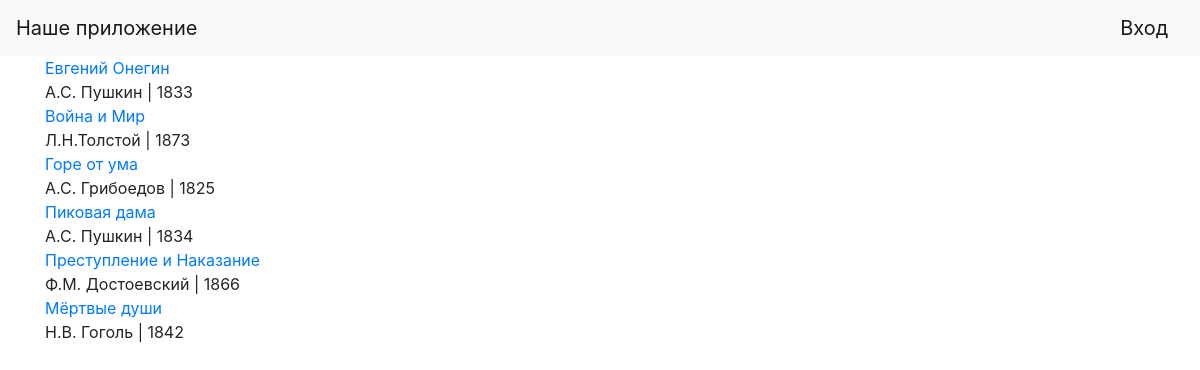
/my_books, run on an earlier commit of the app's database.
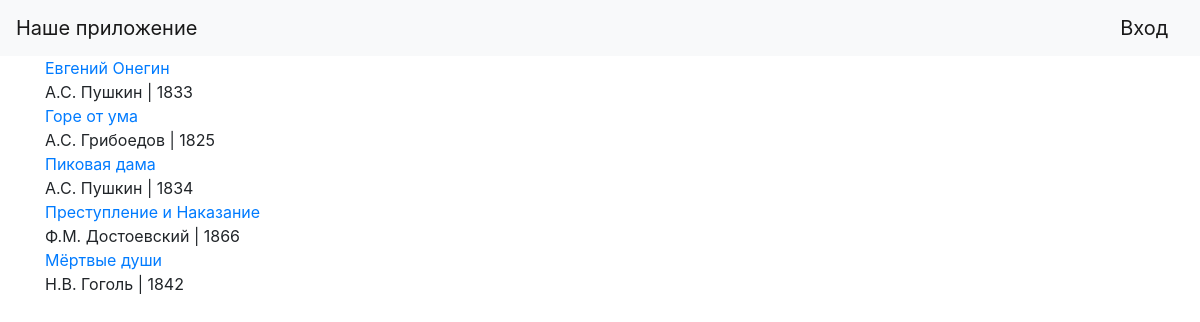
And on a later commit of the database.
### tables this page shows
CREATE TABLE Books (book_id INTEGER PRIMARY KEY AUTOINCREMENT NOT NULL, book_name TEXT NOT NULL, author TEXT NOT NULL, genre TEXT NOT NULL, publication_year INTEGER NOT NULL, arrival_year INTEGER, owner_id INTEGER NOT NULL);

### main.py (the view)
@app.route('/my_books')
def my_books():
    con = sqlite3.connect('static/data/database.db')
    cur = con.cursor()
    books = {"books": []}
    for i in cur.execute(f"""SELECT * FROM Books WHERE owner_id = {user['id']}""").fetchall():
        books["books"].append({'book_id': i[0], 'book_name': i[1], 'author': i[2], 'genre': i[3],
                               'publication_year': i[4], 'arrival_year': i[5], 'owner_id': i[6]})
    return render_template('your_books.html', books=books, logged=logged_in)

### templates/your_books.html
{% extends "base.html" %}
{% block content %}
{% for item in books['books'] %}
    <a href="/book_page/{{item['book_id']}}">{{item['book_name']}}</a>
    <div>{{item['author']}} | {{item['publication_year']}}</div>
{% endfor %}
{% endblock %}

### templates/base.html (shortened to what this page needs)
<!doctype html>
<html lang="en">
<head>
    <link rel="stylesheet"
          href="https://stackpath.bootstrapcdn.com/bootstrap/4.4.1/css/bootstrap.min.css"
>
    <link rel="stylesheet"
          href="{{big_image_style}}">
</head>
<body>
<header>
    <nav class="navbar navbar-light bg-light">
        <a class="navbar-brand" href="http://127.0.0.1:8080/">Наше приложение</a>
        {% if logged == false %}
            <a class="navbar-brand" href="http://127.0.0.1:8080/login">Вход</a>
        {% else %}
            <a class="navbar-brand" href="http://127.0.0.1:8080/logout">Выход</a>
        {% endif %}
    </nav>
</header>
<main role="main" class="container">
    {% block content %}{% endblock %}
</main>
</body>
</html>

What changed in the data, as far as the page shows it:
no longer on this page (row edited): Books: book_name "Война и Мир", author "Л.Н.Толстой", publication_year "1873"
